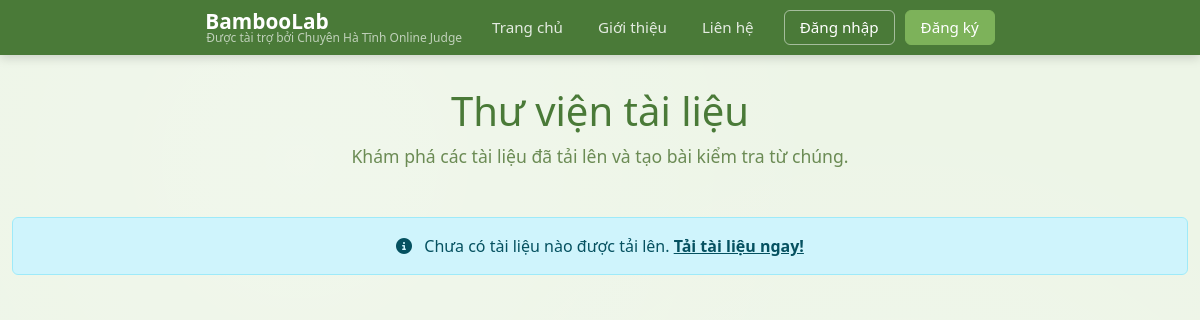
/documents/, run on an earlier commit of the app's database.
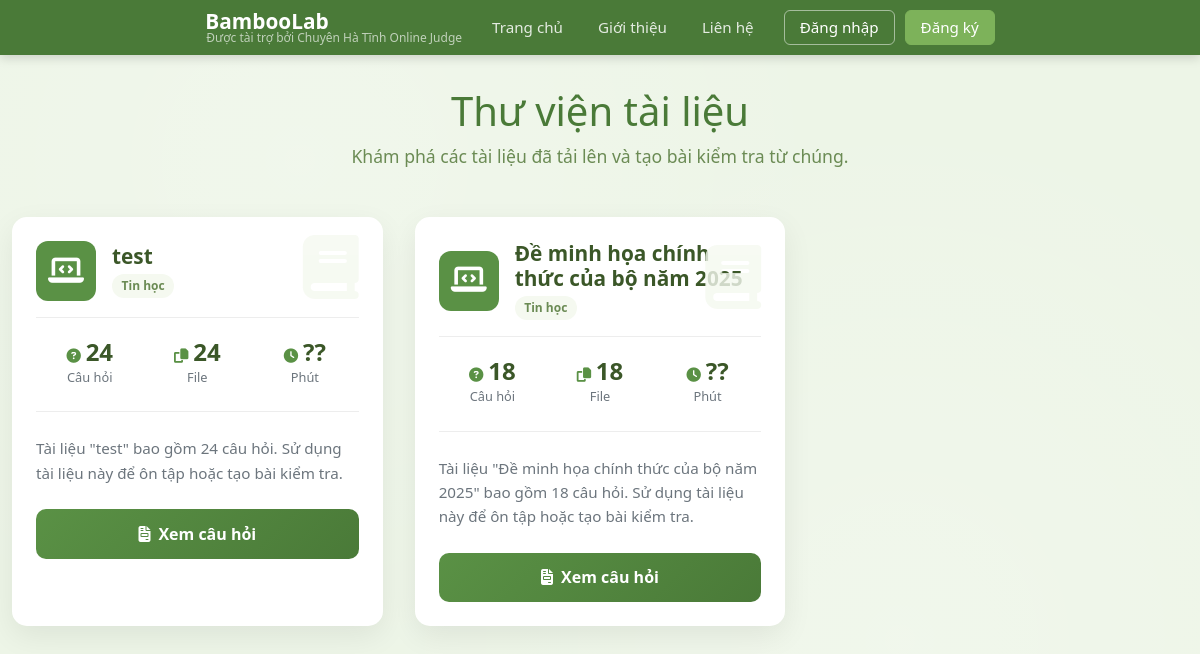
And on a later commit of the database.
### core/models.py (models this page shows, shortened)
class Document(models.Model):
    STATUS_CHOICES = [
        ('pending', 'Đang chờ xử lý'),
        ('processing', 'Đang xử lý'),
        ('completed', 'Hoàn thành'),
        ('failed', 'Thất bại')
    ]
    title = models.CharField(max_length=255)
    file = models.FileField(upload_to='documents/', null=True, blank=True)
    subject = models.ForeignKey(Subject, on_delete=models.CASCADE, related_name='documents', verbose_name="Môn học", null=True)
    uploaded_at = models.DateTimeField(auto_now_add=True)
    author = models.ForeignKey(User, on_delete=models.CASCADE, related_name='documents', verbose_name="Tác giả", null=True)
    status = models.CharField(max_length=20, choices=STATUS_CHOICES, default='pending')
    task_id = models.CharField(max_length=255, blank=True, null=True)
    error_message = models.TextField(blank=True, null=True)
    additional_requirements = models.TextField(blank=True, null=True)
    progress = models.IntegerField(default=0, help_text="Tiến trình xử lý (0-100%)")
    progress_message = models.CharField(max_length=255, blank=True, null=True, help_text="Thông báo về tiến trình hiện tại")
    class Meta:
        verbose_name = "Tài liệu"
        verbose_name_plural = "Tài liệu"
        ordering = ['uploaded_at']

class Subject(models.Model):
    name = models.CharField(max_length=100, unique=True, verbose_name="Tên môn học")
    code = models.CharField(max_length=20, blank=True, null=True, verbose_name="Mã môn học")
    description = models.TextField(blank=True, null=True, verbose_name="Mô tả")
    created_at = models.DateTimeField(auto_now_add=True)
    updated_at = models.DateTimeField(auto_now=True)
    class Meta:
        verbose_name = "Môn học"
        verbose_name_plural = "Môn học"
        ordering = ['name']

### core/views.py (the view)
# urls.py: path("documents/", document_list, name="document-list"),
def document_list(request):
    documents = Document.objects.annotate(
        question_count=Count('questions'),
        files_count=Count('uploaded_files') # Đếm số lượng file tải lên cho mỗi document
    ).select_related('subject').order_by('-uploaded_at')
    context = {
        'documents': documents
    }
    return render(request, 'document-list.html', context)

### templates/document-list.html (shortened to what this page needs)
{% extends 'base.html' %}
{% load static %}
{% block content %}
<div class="container">
    <div class="page-header">
        <h1>Thư viện tài liệu</h1>
        <p>Khám phá các tài liệu đã tải lên và tạo bài kiểm tra từ chúng.</p>
    </div>
    {% if documents %}
    <div class="document-grid">
        {% for document in documents %}
        <div class="document-card">
            <div class="card-header-custom">
                <div class="card-icon-bg">
                    {% if document.subject and document.subject.name == 'Tin học' %}
                        <i class="fas fa-laptop-code"></i>
                    {% elif document.subject %}
                        <i class="fas fa-book"></i>
                    {% else %}
                        <i class="fas fa-file-alt"></i>
                    {% endif %}
                </div>
                <div class="card-title-section">
                    <h5>{{ document.title }}</h5>
                    {% if document.subject %}
                    <span class="card-type-badge">{{ document.subject.name }}</span>
                    {% endif %}
                </div>
            </div>
            <div class="card-body-custom">
                <div class="card-stats">
                    <div class="stat-item">
                        <span class="stat-value">
                            <i class="fas fa-question-circle stat-icon"></i>{{ document.question_count|default:0 }}
                        </span>
                        <span class="stat-label">Câu hỏi</span>
                    </div>
                    <div class="stat-item">
                        <span class="stat-value">
                             <i class="fas fa-copy stat-icon"></i>{{ document.files_count|default:0 }}
                        </span>
                        <span class="stat-label">File</span>
                    </div>
                    <div class="stat-item">
                        <span class="stat-value">
                           <i class="fas fa-clock stat-icon"></i>??
                        </span>
                        <span class="stat-label">Phút</span>
                    </div>
                </div>
                <p class="card-description">
                    Tài liệu "{{ document.title }}" bao gồm {{ document.question_count|default:0 }} câu hỏi.
                    Sử dụng tài liệu này để ôn tập hoặc tạo bài kiểm tra.
                </p>
                {% if document.status == 'completed' and document.questions.exists %}
                    <a href="{% url 'document-questions' document.id %}" class="btn-create-quiz">
                        <i class="fas fa-file-invoice"></i> Xem câu hỏi
                    </a>
                 {% elif document.status == 'processing' or document.status == 'pending' %}
                     <a href="{% url 'document-status' document.id %}" class="btn-create-quiz" style="background: var(--gray-text); cursor: not-allowed;">
                        <i class="fas fa-spinner fa-spin"></i> Đang xử lý...
                    </a>
                {% else %}
                    <a href="{% url 'document-status' document.id %}" class="btn-create-quiz" style="background: var(--bs-danger);">
                        <i class="fas fa-exclamation-triangle"></i> Xem trạng thái
                    </a>
                {% endif %}
            </div>
        </div>
        {% endfor %}
    </div>
    {% else %}
    <div class="alert alert-info text-center" role="alert">
        <i class="fas fa-info-circle me-2"></i> Chưa có tài liệu nào được tải lên.
        <a href="{% url 'upload-document' %}" class="alert-link">Tải tài liệu ngay!</a>
    </div>
    {% endif %}
</div>
{% endblock %}

What changed in the data, as far as the page shows it:
added Document: title "test", subject.name "Tin học", question_count "24", files_count "24", status "completed" (drawn)
added Document: title "Đề minh họa chính thức của bộ năm 2025", subject.name "Tin học", question_count "18", files_count "18", status "completed" (drawn)
Also different on the page:
text no longer shown: "Chưa có tài liệu nào được tải lên. Tải tài liệu ngay!"
